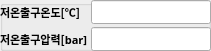
    <widget class="QGroupBox" name="evap_out_group">
     <property name="geometry">
      <rect>
       <x>340</x>
       <y>750</y>
       <width>211</width>
       <height>51</height>
      </rect>
     </property>
     <property name="title">
      <string/>
     </property>
     <widget class="QWidget" name="formLayoutWidget_9">
      <property name="geometry">
       <rect>
        <x>0</x>
        <y>0</y>
        <width>211</width>
        <height>51</height>
       </rect>
      </property>
      <layout class="QFormLayout" name="formLayout_13">
       <property name="horizontalSpacing">
        <number>3</number>
       </property>
       <property name="verticalSpacing">
        <number>3</number>
       </property>
       <property name="leftMargin">
        <number>0</number>
       </property>
       <property name="topMargin">
        <number>0</number>
       </property>
       <property name="rightMargin">
        <number>0</number>
       </property>
       <property name="bottomMargin">
        <number>0</number>
       </property>
       <item row="0" column="0">
        <widget class="QLabel" name="evap_out_T_label">
         <property name="font">
          <font>
           <family>굴림</family>
           <pointsize>8</pointsize>
           <weight>75</weight>
           <bold>true</bold>
          </font>
         </property>
         <property name="text">
          <string>저온출구온도[℃]</string>
         </property>
        </widget>
       </item>
       <item row="0" column="1">
        <widget class="QLineEdit" name="evap_out_T_edit">
         <property name="enabled">
          <bool>true</bool>
         </property>
         <property name="font">
          <font>
           <family>HY견고딕</family>
           <pointsize>8</pointsize>
           <weight>50</weight>
           <bold>false</bold>
          </font>
         </property>
         <property name="focusPolicy">
          <enum>Qt::StrongFocus</enum>
         </property>
         <property name="styleSheet">
          <string notr="true">border-color: rgb(255, 255, 255);</string>
         </property>
         <property name="text">
          <string/>
         </property>
        </widget>
       </item>
       <item row="1" column="0">
        <widget class="QLabel" name="evap_out_p_label">
         <property name="font">
          <font>
           <family>굴림</family>
           <pointsize>8</pointsize>
           <weight>75</weight>
           <bold>true</bold>
          </font>
         </property>
         <property name="text">
          <string>저온출구압력[bar]</string>
         </property>
        </widget>
       </item>
       <item row="1" column="1">
        <widget class="QLineEdit" name="evap_out_p_edit">
         <property name="enabled">
          <bool>true</bool>
         </property>
         <property name="font">
          <font>
           <family>HY견고딕</family>
           <pointsize>8</pointsize>
           <weight>50</weight>
           <bold>false</bold>
          </font>
         </property>
         <property name="focusPolicy">
          <enum>Qt::StrongFocus</enum>
         </property>
         <property name="styleSheet">
          <string notr="true">border-color: rgb(255, 255, 255);</string>
         </property>
         <property name="text">
          <string/>
         </property>
        </widget>
       </item>
      </layout>
     </widget>
    </widget>
